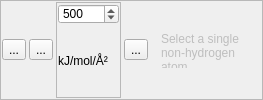
                  <widget class="QFrame" name="_rebuild_pin_atom_container">
                   <property name="minimumSize">
                    <size>
                     <width>0</width>
                     <height>0</height>
                    </size>
                   </property>
                   <property name="frameShape">
                    <enum>QFrame::StyledPanel</enum>
                   </property>
                   <property name="frameShadow">
                    <enum>QFrame::Raised</enum>
                   </property>
                   <layout class="QHBoxLayout" name="horizontalLayout_33">
                    <property name="spacing">
                     <number>3</number>
                    </property>
                    <property name="leftMargin">
                     <number>1</number>
                    </property>
                    <property name="topMargin">
                     <number>1</number>
                    </property>
                    <property name="rightMargin">
                     <number>1</number>
                    </property>
                    <property name="bottomMargin">
                     <number>1</number>
                    </property>
                    <item>
                     <widget class="QToolButton" name="_rebuild_pin_atom_to_current_pos_button">
                      <property name="toolTip">
                       <string>Restrain the selected atom to its current position</string>
                      </property>
                      <property name="text">
                       <string>...</string>
                      </property>
                      <property name="icon">
                       <iconset resource="../resources/resources.qrc">
                        <normaloff>:/icons/pin-to-current-icon.png</normaloff>:/icons/pin-to-current-icon.png</iconset>
                      </property>
                      <property name="iconSize">
                       <size>
                        <width>36</width>
                        <height>36</height>
                       </size>
                      </property>
                     </widget>
                    </item>
                    <item>
                     <widget class="QToolButton" name="_rebuild_pin_atom_to_pivot_button">
                      <property name="toolTip">
                       <string>Restrain the selected atom to the current position of the pivot indicator</string>
                      </property>
                      <property name="text">
                       <string>...</string>
                      </property>
                      <property name="icon">
                       <iconset resource="../resources/resources.qrc">
                        <normaloff>:/icons/pin-to-pivot-icon.png</normaloff>:/icons/pin-to-pivot-icon.png</iconset>
                      </property>
                      <property name="iconSize">
                       <size>
                        <width>36</width>
                        <height>36</height>
                       </size>
                      </property>
                     </widget>
                    </item>
                    <item>
                     <widget class="QFrame" name="frame_8">
                      <property name="minimumSize">
                       <size>
                        <width>0</width>
                        <height>0</height>
                       </size>
                      </property>
                      <property name="toolTip">
                       <string>Spring constant for the next position restraint</string>
                      </property>
                      <property name="frameShape">
                       <enum>QFrame::StyledPanel</enum>
                      </property>
                      <property name="frameShadow">
                       <enum>QFrame::Raised</enum>
                      </property>
                      <layout class="QVBoxLayout" name="verticalLayout_19">
                       <property name="spacing">
                        <number>1</number>
                       </property>
                       <property name="leftMargin">
                        <number>1</number>
                       </property>
                       <property name="topMargin">
                        <number>1</number>
                       </property>
                       <property name="rightMargin">
                        <number>1</number>
                       </property>
                       <property name="bottomMargin">
                        <number>1</number>
                       </property>
                       <item>
                        <widget class="QDoubleSpinBox" name="_rebuild_pos_restraint_spring_constant">
                         <property name="maximumSize">
                          <size>
                           <width>16777215</width>
                           <height>20</height>
                          </size>
                         </property>
                         <property name="toolTip">
                          <string>Spring constant for the next position restraint</string>
                         </property>
                         <property name="decimals">
                          <number>0</number>
                         </property>
                         <property name="maximum">
                          <double>10000.000000000000000</double>
                         </property>
                         <property name="singleStep">
                          <double>10.000000000000000</double>
                         </property>
                         <property name="value">
                          <double>500.000000000000000</double>
                         </property>
                        </widget>
                       </item>
                       <item>
                        <widget class="QLabel" name="label_35">
                         <property name="toolTip">
                          <string>Spring constant for the next position restraint</string>
                         </property>
                         <property name="text">
                          <string>kJ/mol/Å²</string>
                         </property>
                        </widget>
                       </item>
                      </layout>
                     </widget>
                    </item>
                    <item>
                     <widget class="QToolButton" name="_rebuild_pos_restraint_clear_button">
                      <property name="toolTip">
                       <string>Release all position restraints on selection</string>
                      </property>
                      <property name="text">
                       <string>...</string>
                      </property>
                      <property name="icon">
                       <iconset resource="../resources/resources.qrc">
                        <normaloff>:/icons/red-x-icon.png</normaloff>:/icons/red-x-icon.png</iconset>
                      </property>
                      <property name="iconSize">
                       <size>
                        <width>36</width>
                        <height>36</height>
                       </size>
                      </property>
                     </widget>
                    </item>
                    <item>
                     <spacer name="horizontalSpacer_17">
                      <property name="orientation">
                       <enum>Qt::Horizontal</enum>
                      </property>
                      <property name="sizeType">
                       <enum>QSizePolicy::Expanding</enum>
                      </property>
                      <property name="sizeHint" stdset="0">
                       <size>
                        <width>10</width>
                        <height>20</height>
                       </size>
                      </property>
                     </spacer>
                    </item>
                    <item>
                     <widget class="QLabel" name="_position_restraints_hint_label">
                      <property name="enabled">
                       <bool>false</bool>
                      </property>
                      <property name="sizePolicy">
                       <sizepolicy hsizetype="Expanding" vsizetype="Preferred">
                        <horstretch>0</horstretch>
                        <verstretch>0</verstretch>
                       </sizepolicy>
                      </property>
                      <property name="minimumSize">
                       <size>
                        <width>100</width>
                        <height>0</height>
                       </size>
                      </property>
                      <property name="maximumSize">
                       <size>
                        <width>200</width>
                        <height>36</height>
                       </size>
                      </property>
                      <property name="text">
                       <string>&lt;html&gt;&lt;head/&gt;&lt;body&gt;&lt;p&gt;Select a single non-hydrogen atom.&lt;/p&gt;&lt;/body&gt;&lt;/html&gt;</string>
                      </property>
                      <property name="wordWrap">
                       <bool>true</bool>
                      </property>
                     </widget>
                    </item>
                   </layout>
                  </widget>
